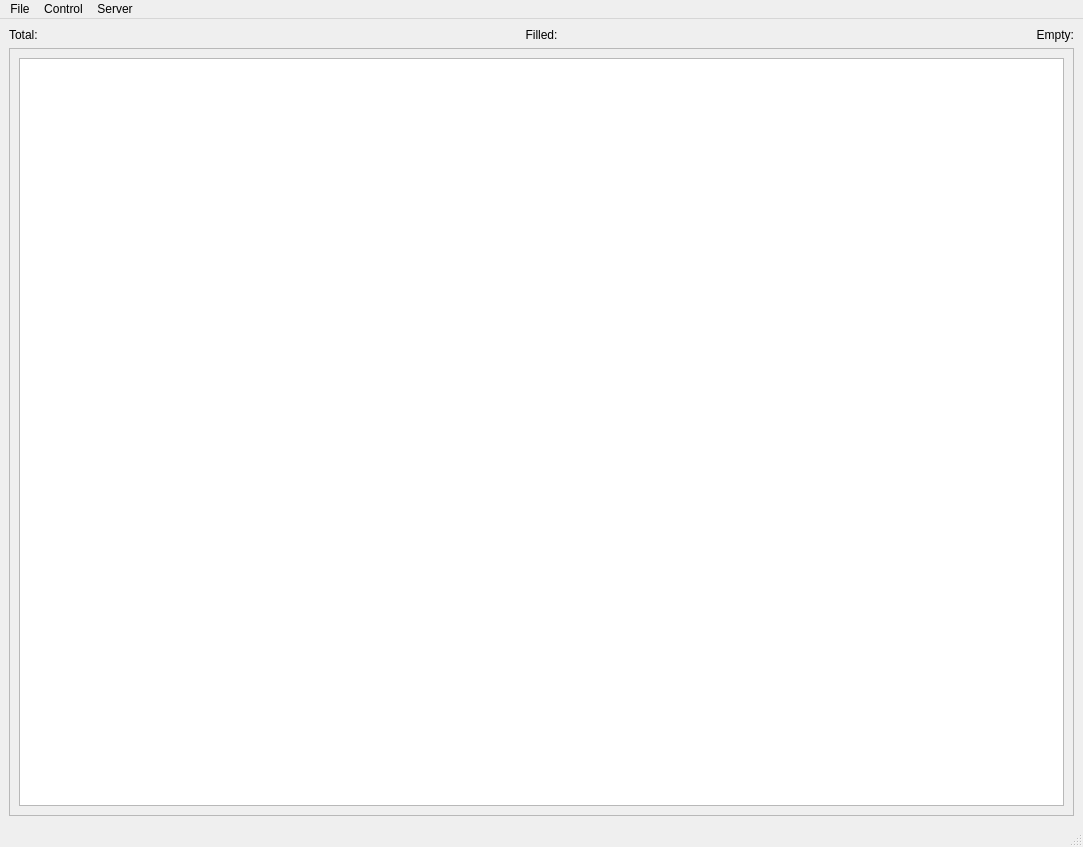
<?xml version="1.0" encoding="UTF-8"?>
<ui version="4.0">
 <class>MainWindow</class>
 <widget class="QMainWindow" name="MainWindow">
  <property name="geometry">
   <rect>
    <x>0</x>
    <y>0</y>
    <width>1083</width>
    <height>847</height>
   </rect>
  </property>
  <property name="windowTitle">
   <string>Paligemma Data</string>
  </property>
  <property name="windowIcon">
   <iconset>
    <normaloff>../../../../../home/maloi/.designer/backup/images/icon.jpeg</normaloff>../../../../../home/maloi/.designer/backup/images/icon.jpeg</iconset>
  </property>
  <widget class="QWidget" name="centralwidget">
   <layout class="QVBoxLayout" name="verticalLayout">
    <item>
     <layout class="QHBoxLayout" name="horizontalLayout">
      <property name="topMargin">
       <number>0</number>
      </property>
      <item>
       <widget class="QLabel" name="totalCount">
        <property name="text">
         <string>Total:</string>
        </property>
       </widget>
      </item>
      <item>
       <widget class="QLabel" name="filledCount">
        <property name="text">
         <string>Filled:</string>
        </property>
        <property name="alignment">
         <set>Qt::AlignCenter</set>
        </property>
       </widget>
      </item>
      <item>
       <widget class="QLabel" name="emptyCount">
        <property name="text">
         <string>Empty:</string>
        </property>
        <property name="alignment">
         <set>Qt::AlignRight|Qt::AlignTrailing|Qt::AlignVCenter</set>
        </property>
       </widget>
      </item>
     </layout>
    </item>
    <item>
     <widget class="QScrollArea" name="scrollArea">
      <property name="widgetResizable">
       <bool>true</bool>
      </property>
      <widget class="QWidget" name="scrollAreaWidgetContents">
       <property name="geometry">
        <rect>
         <x>0</x>
         <y>0</y>
         <width>1063</width>
         <height>758</height>
        </rect>
       </property>
       <layout class="QVBoxLayout" name="verticalLayout_2">
        <item>
         <widget class="QTableWidget" name="tableData"/>
        </item>
       </layout>
      </widget>
     </widget>
    </item>
   </layout>
  </widget>
  <widget class="QMenuBar" name="menubar">
   <property name="geometry">
    <rect>
     <x>0</x>
     <y>0</y>
     <width>1083</width>
     <height>22</height>
    </rect>
   </property>
   <widget class="QMenu" name="menuFile">
    <property name="title">
     <string>File</string>
    </property>
    <addaction name="actionSave"/>
    <addaction name="actionLoad"/>
    <addaction name="separator"/>
    <addaction name="actionExit"/>
   </widget>
   <widget class="QMenu" name="menuControl">
    <property name="title">
     <string>Control</string>
    </property>
    <addaction name="actionGenerate_file_to_Paligemma"/>
    <addaction name="actionRead_a_Paligemma_File"/>
   </widget>
   <widget class="QMenu" name="menuServer">
    <property name="title">
     <string>Server</string>
    </property>
    <addaction name="actionStart_WebSocket"/>
   </widget>
   <addaction name="menuFile"/>
   <addaction name="menuControl"/>
   <addaction name="menuServer"/>
  </widget>
  <widget class="QStatusBar" name="statusbar"/>
  <action name="actionSave">
   <property name="text">
    <string>Save Data</string>
   </property>
  </action>
  <action name="actionLoad">
   <property name="text">
    <string>Load Directorio</string>
   </property>
  </action>
  <action name="actionExit">
   <property name="text">
    <string>Exit</string>
   </property>
   <property name="shortcut">
    <string>Ctrl+Q</string>
   </property>
  </action>
  <action name="actionGenerate_file_to_Paligemma">
   <property name="text">
    <string>Generate file to Paligemma</string>
   </property>
  </action>
  <action name="actionRead_a_Paligemma_File">
   <property name="text">
    <string>Read a Paligemma File</string>
   </property>
  </action>
  <action name="actionStart_WebSocket">
   <property name="text">
    <string>Start WebSocket</string>
   </property>
  </action>
 </widget>
 <resources/>
 <connections>
  <connection>
   <sender>actionExit</sender>
   <signal>triggered()</signal>
   <receiver>MainWindow</receiver>
   <slot>close()</slot>
   <hints>
    <hint type="sourcelabel">
     <x>-1</x>
     <y>-1</y>
    </hint>
    <hint type="destinationlabel">
     <x>319</x>
     <y>239</y>
    </hint>
   </hints>
  </connection>
 </connections>
</ui>
